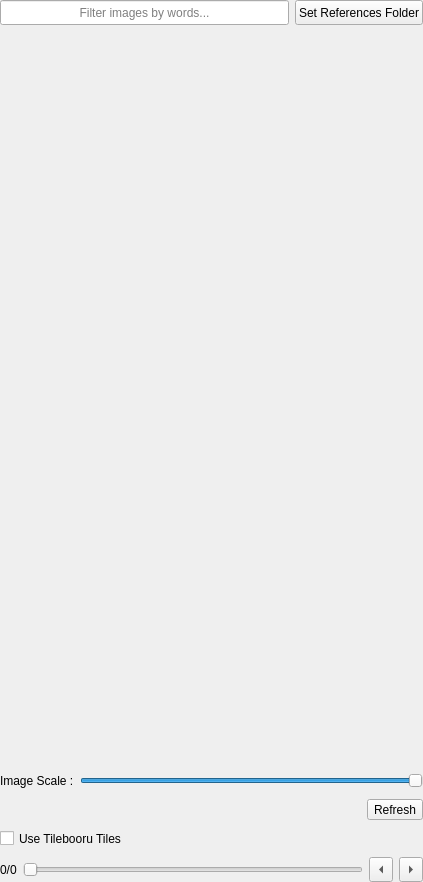
<?xml version="1.0" encoding="UTF-8"?>
<ui version="4.0">
 <class>tilebooruWidget</class>
 <widget class="QWidget" name="tilebooruWidget">
  <property name="geometry">
   <rect>
    <x>0</x>
    <y>0</y>
    <width>423</width>
    <height>882</height>
   </rect>
  </property>
  <property name="windowTitle">
   <string>Form</string>
  </property>
  <layout class="QVBoxLayout" name="verticalLayout">
   <property name="spacing">
    <number>0</number>
   </property>
   <property name="leftMargin">
    <number>0</number>
   </property>
   <property name="topMargin">
    <number>0</number>
   </property>
   <property name="rightMargin">
    <number>0</number>
   </property>
   <property name="bottomMargin">
    <number>0</number>
   </property>
   <item>
    <widget class="QWidget" name="topWidget" native="true">
     <layout class="QHBoxLayout" name="topLayout">
      <property name="leftMargin">
       <number>0</number>
      </property>
      <property name="topMargin">
       <number>0</number>
      </property>
      <property name="rightMargin">
       <number>0</number>
      </property>
      <property name="bottomMargin">
       <number>3</number>
      </property>
      <item>
       <widget class="QLineEdit" name="filterTextEdit">
        <property name="sizePolicy">
         <sizepolicy hsizetype="Expanding" vsizetype="Fixed">
          <horstretch>0</horstretch>
          <verstretch>0</verstretch>
         </sizepolicy>
        </property>
        <property name="minimumSize">
         <size>
          <width>0</width>
          <height>25</height>
         </size>
        </property>
        <property name="maximumSize">
         <size>
          <width>16777215</width>
          <height>25</height>
         </size>
        </property>
        <property name="alignment">
         <set>Qt::AlignCenter</set>
        </property>
        <property name="placeholderText">
         <string>Filter images by words...</string>
        </property>
       </widget>
      </item>
      <item>
       <widget class="QPushButton" name="changePathButton">
        <property name="sizePolicy">
         <sizepolicy hsizetype="Minimum" vsizetype="Fixed">
          <horstretch>0</horstretch>
          <verstretch>0</verstretch>
         </sizepolicy>
        </property>
        <property name="minimumSize">
         <size>
          <width>0</width>
          <height>25</height>
         </size>
        </property>
        <property name="maximumSize">
         <size>
          <width>16777215</width>
          <height>25</height>
         </size>
        </property>
        <property name="text">
         <string>Set References Folder</string>
        </property>
       </widget>
      </item>
     </layout>
    </widget>
   </item>
   <item>
    <widget class="QWidget" name="imageWidget" native="true">
     <property name="sizePolicy">
      <sizepolicy hsizetype="Expanding" vsizetype="Expanding">
       <horstretch>0</horstretch>
       <verstretch>0</verstretch>
      </sizepolicy>
     </property>
     <property name="minimumSize">
      <size>
       <width>0</width>
       <height>0</height>
      </size>
     </property>
    </widget>
   </item>
   <item>
    <widget class="QWidget" name="middleWidget" native="true">
     <property name="sizePolicy">
      <sizepolicy hsizetype="Expanding" vsizetype="Expanding">
       <horstretch>0</horstretch>
       <verstretch>0</verstretch>
      </sizepolicy>
     </property>
     <layout class="QGridLayout" name="middleLayout">
      <property name="leftMargin">
       <number>0</number>
      </property>
      <property name="topMargin">
       <number>0</number>
      </property>
      <property name="rightMargin">
       <number>0</number>
      </property>
      <property name="bottomMargin">
       <number>0</number>
      </property>
      <property name="spacing">
       <number>0</number>
      </property>
      <item row="0" column="2">
       <widget class="QWidget" name="imagesButtons2" native="true">
        <property name="sizePolicy">
         <sizepolicy hsizetype="Ignored" vsizetype="Ignored">
          <horstretch>0</horstretch>
          <verstretch>0</verstretch>
         </sizepolicy>
        </property>
        <property name="minimumSize">
         <size>
          <width>0</width>
          <height>0</height>
         </size>
        </property>
       </widget>
      </item>
      <item row="0" column="1">
       <widget class="QWidget" name="imagesButtons1" native="true">
        <property name="sizePolicy">
         <sizepolicy hsizetype="Ignored" vsizetype="Ignored">
          <horstretch>0</horstretch>
          <verstretch>0</verstretch>
         </sizepolicy>
        </property>
        <property name="minimumSize">
         <size>
          <width>0</width>
          <height>0</height>
         </size>
        </property>
       </widget>
      </item>
      <item row="0" column="0">
       <widget class="QWidget" name="imagesButtons0" native="true">
        <property name="sizePolicy">
         <sizepolicy hsizetype="Ignored" vsizetype="Ignored">
          <horstretch>0</horstretch>
          <verstretch>0</verstretch>
         </sizepolicy>
        </property>
        <property name="minimumSize">
         <size>
          <width>0</width>
          <height>0</height>
         </size>
        </property>
       </widget>
      </item>
      <item row="1" column="0">
       <widget class="QWidget" name="imagesButtons3" native="true">
        <property name="sizePolicy">
         <sizepolicy hsizetype="Ignored" vsizetype="Ignored">
          <horstretch>0</horstretch>
          <verstretch>0</verstretch>
         </sizepolicy>
        </property>
        <property name="minimumSize">
         <size>
          <width>0</width>
          <height>0</height>
         </size>
        </property>
       </widget>
      </item>
      <item row="2" column="0">
       <widget class="QWidget" name="imagesButtons6" native="true">
        <property name="sizePolicy">
         <sizepolicy hsizetype="Ignored" vsizetype="Ignored">
          <horstretch>0</horstretch>
          <verstretch>0</verstretch>
         </sizepolicy>
        </property>
        <property name="minimumSize">
         <size>
          <width>0</width>
          <height>0</height>
         </size>
        </property>
       </widget>
      </item>
      <item row="1" column="1">
       <widget class="QWidget" name="imagesButtons4" native="true">
        <property name="sizePolicy">
         <sizepolicy hsizetype="Ignored" vsizetype="Ignored">
          <horstretch>0</horstretch>
          <verstretch>0</verstretch>
         </sizepolicy>
        </property>
        <property name="minimumSize">
         <size>
          <width>0</width>
          <height>0</height>
         </size>
        </property>
       </widget>
      </item>
      <item row="1" column="2">
       <widget class="QWidget" name="imagesButtons5" native="true">
        <property name="sizePolicy">
         <sizepolicy hsizetype="Ignored" vsizetype="Ignored">
          <horstretch>0</horstretch>
          <verstretch>0</verstretch>
         </sizepolicy>
        </property>
        <property name="minimumSize">
         <size>
          <width>0</width>
          <height>0</height>
         </size>
        </property>
       </widget>
      </item>
      <item row="2" column="1">
       <widget class="QWidget" name="imagesButtons7" native="true">
        <property name="sizePolicy">
         <sizepolicy hsizetype="Ignored" vsizetype="Ignored">
          <horstretch>0</horstretch>
          <verstretch>0</verstretch>
         </sizepolicy>
        </property>
        <property name="minimumSize">
         <size>
          <width>0</width>
          <height>0</height>
         </size>
        </property>
       </widget>
      </item>
      <item row="2" column="2">
       <widget class="QWidget" name="imagesButtons8" native="true">
        <property name="sizePolicy">
         <sizepolicy hsizetype="Ignored" vsizetype="Ignored">
          <horstretch>0</horstretch>
          <verstretch>0</verstretch>
         </sizepolicy>
        </property>
        <property name="minimumSize">
         <size>
          <width>0</width>
          <height>0</height>
         </size>
        </property>
       </widget>
      </item>
     </layout>
    </widget>
   </item>
   <item>
    <widget class="QWidget" name="bottomWidget" native="true">
     <layout class="QVBoxLayout" name="bottomLayout">
      <property name="leftMargin">
       <number>0</number>
      </property>
      <property name="topMargin">
       <number>3</number>
      </property>
      <property name="rightMargin">
       <number>0</number>
      </property>
      <property name="bottomMargin">
       <number>0</number>
      </property>
      <item>
       <layout class="QHBoxLayout" name="imageScaleLayout">
        <item>
         <widget class="QLabel" name="scaleSliderLabel">
          <property name="sizePolicy">
           <sizepolicy hsizetype="Preferred" vsizetype="Fixed">
            <horstretch>0</horstretch>
            <verstretch>0</verstretch>
           </sizepolicy>
          </property>
          <property name="minimumSize">
           <size>
            <width>0</width>
            <height>25</height>
           </size>
          </property>
          <property name="maximumSize">
           <size>
            <width>16777215</width>
            <height>25</height>
           </size>
          </property>
          <property name="text">
           <string>Image Scale :</string>
          </property>
         </widget>
        </item>
        <item>
         <widget class="QSlider" name="scaleSlider">
          <property name="minimumSize">
           <size>
            <width>0</width>
            <height>25</height>
           </size>
          </property>
          <property name="maximumSize">
           <size>
            <width>16777215</width>
            <height>25</height>
           </size>
          </property>
          <property name="minimum">
           <number>1</number>
          </property>
          <property name="maximum">
           <number>100</number>
          </property>
          <property name="value">
           <number>100</number>
          </property>
          <property name="orientation">
           <enum>Qt::Horizontal</enum>
          </property>
         </widget>
        </item>
       </layout>
      </item>
        <item alignment="Qt::AlignRight">
         <widget class="QToolButton" name="refresh">
          <property name="text">
           <string>Refresh</string>
          </property>
         </widget>
        </item>
        <item>
            <widget class="QCheckBox" name="useHostedImagesCheckBox">
                <property name="sizePolicy">
                    <sizepolicy hsizetype="Minimum" vsizetype="Fixed">
                        <horstretch>0</horstretch>
                        <verstretch>0</verstretch>
                    </sizepolicy>
                </property>
                <property name="minimumSize">
                    <size>
                        <width>0</width>
                        <height>25</height>
                    </size>
                </property>
                <property name="maximumSize">
                    <size>
                        <width>16777215</width>
                        <height>25</height>
                    </size>
                </property>
                <property name="text">
                    <string>Use Tilebooru Tiles</string>
                </property>
            </widget>
        </item>
      <item>
       <layout class="QHBoxLayout" name="paginationAndFitLayout">
        <item>
         <widget class="QLabel" name="paginationLabel">
          <property name="sizePolicy">
           <sizepolicy hsizetype="Preferred" vsizetype="Fixed">
            <horstretch>0</horstretch>
            <verstretch>0</verstretch>
           </sizepolicy>
          </property>
          <property name="minimumSize">
           <size>
            <width>0</width>
            <height>25</height>
           </size>
          </property>
          <property name="maximumSize">
           <size>
            <width>16777215</width>
            <height>25</height>
           </size>
          </property>
          <property name="text">
           <string>0/0</string>
          </property>
         </widget>
        </item>
        <item>
         <widget class="QSlider" name="paginationSlider">
          <property name="orientation">
           <enum>Qt::Horizontal</enum>
          </property>
         </widget>
        </item>
        <item>
         <widget class="QToolButton" name="previousButton">
          <property name="minimumSize">
           <size>
            <width>0</width>
            <height>25</height>
           </size>
          </property>
          <property name="maximumSize">
           <size>
            <width>16777215</width>
            <height>25</height>
           </size>
          </property>
          <property name="text">
           <string>...</string>
          </property>
          <property name="arrowType">
           <enum>Qt::LeftArrow</enum>
          </property>
         </widget>
        </item>
        <item>
         <widget class="QToolButton" name="nextButton">
          <property name="minimumSize">
           <size>
            <width>0</width>
            <height>25</height>
           </size>
          </property>
          <property name="maximumSize">
           <size>
            <width>16777215</width>
            <height>25</height>
           </size>
          </property>
          <property name="text">
           <string>...</string>
          </property>
          <property name="arrowType">
           <enum>Qt::RightArrow</enum>
          </property>
         </widget>
        </item>
       </layout>
      </item>
     </layout>
    </widget>
   </item>
  </layout>
 </widget>
 <resources/>
 <connections/>
</ui>
